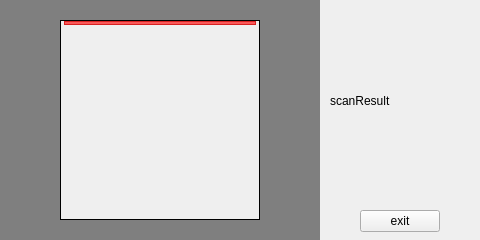
<?xml version="1.0" encoding="UTF-8"?>
<ui version="4.0">
 <class>MainWindow</class>
 <widget class="QWidget" name="MainWindow">
  <property name="windowModality">
   <enum>Qt::NonModal</enum>
  </property>
  <property name="geometry">
   <rect>
    <x>0</x>
    <y>0</y>
    <width>480</width>
    <height>240</height>
   </rect>
  </property>
  <property name="sizePolicy">
   <sizepolicy hsizetype="Fixed" vsizetype="Fixed">
    <horstretch>0</horstretch>
    <verstretch>0</verstretch>
   </sizepolicy>
  </property>
  <property name="windowTitle">
   <string>QRDecoder</string>
  </property>
  <widget class="ViewfinderWidget" name="widget" native="true">
   <property name="geometry">
    <rect>
     <x>0</x>
     <y>0</y>
     <width>320</width>
     <height>240</height>
    </rect>
   </property>
   <property name="sizePolicy">
    <sizepolicy hsizetype="Fixed" vsizetype="Fixed">
     <horstretch>0</horstretch>
     <verstretch>0</verstretch>
    </sizepolicy>
   </property>
   <widget class="QFrame" name="frame">
    <property name="geometry">
     <rect>
      <x>0</x>
      <y>0</y>
      <width>320</width>
      <height>20</height>
     </rect>
    </property>
    <property name="styleSheet">
     <string notr="true">background-color: rgba(0, 0, 0, 120);</string>
    </property>
    <property name="frameShape">
     <enum>QFrame::Box</enum>
    </property>
    <property name="frameShadow">
     <enum>QFrame::Plain</enum>
    </property>
    <property name="lineWidth">
     <number>0</number>
    </property>
   </widget>
   <widget class="QFrame" name="frame_2">
    <property name="geometry">
     <rect>
      <x>0</x>
      <y>220</y>
      <width>320</width>
      <height>20</height>
     </rect>
    </property>
    <property name="styleSheet">
     <string notr="true">background-color: rgba(0, 0, 0, 120);</string>
    </property>
    <property name="frameShape">
     <enum>QFrame::Box</enum>
    </property>
    <property name="frameShadow">
     <enum>QFrame::Plain</enum>
    </property>
    <property name="lineWidth">
     <number>0</number>
    </property>
   </widget>
   <widget class="QFrame" name="frame_3">
    <property name="geometry">
     <rect>
      <x>0</x>
      <y>20</y>
      <width>60</width>
      <height>200</height>
     </rect>
    </property>
    <property name="styleSheet">
     <string notr="true">background-color: rgba(0, 0, 0, 120);</string>
    </property>
    <property name="frameShape">
     <enum>QFrame::Box</enum>
    </property>
    <property name="frameShadow">
     <enum>QFrame::Plain</enum>
    </property>
    <property name="lineWidth">
     <number>0</number>
    </property>
   </widget>
   <widget class="QFrame" name="frame_4">
    <property name="geometry">
     <rect>
      <x>260</x>
      <y>20</y>
      <width>60</width>
      <height>200</height>
     </rect>
    </property>
    <property name="styleSheet">
     <string notr="true">background-color: rgba(0, 0, 0, 120);</string>
    </property>
    <property name="frameShape">
     <enum>QFrame::Box</enum>
    </property>
    <property name="frameShadow">
     <enum>QFrame::Plain</enum>
    </property>
    <property name="lineWidth">
     <number>0</number>
    </property>
   </widget>
   <widget class="QFrame" name="frame_5">
    <property name="geometry">
     <rect>
      <x>60</x>
      <y>20</y>
      <width>200</width>
      <height>200</height>
     </rect>
    </property>
    <property name="styleSheet">
     <string notr="true">border-color: rgb(255, 255, 255);</string>
    </property>
    <property name="frameShape">
     <enum>QFrame::Box</enum>
    </property>
    <property name="frameShadow">
     <enum>QFrame::Plain</enum>
    </property>
    <widget class="QFrame" name="frame_6">
     <property name="geometry">
      <rect>
       <x>4</x>
       <y>1</y>
       <width>192</width>
       <height>4</height>
      </rect>
     </property>
     <property name="styleSheet">
      <string notr="true">background-color: rgba(255, 0, 0, 160);</string>
     </property>
     <property name="frameShape">
      <enum>QFrame::StyledPanel</enum>
     </property>
     <property name="frameShadow">
      <enum>QFrame::Raised</enum>
     </property>
     <property name="lineWidth">
      <number>0</number>
     </property>
    </widget>
   </widget>
   <zorder>frame_5</zorder>
   <zorder>frame_3</zorder>
   <zorder>frame_4</zorder>
   <zorder>frame_2</zorder>
   <zorder>frame</zorder>
  </widget>
  <widget class="QLabel" name="scanresult">
   <property name="geometry">
    <rect>
     <x>330</x>
     <y>10</y>
     <width>141</width>
     <height>181</height>
    </rect>
   </property>
   <property name="lineWidth">
    <number>0</number>
   </property>
   <property name="text">
    <string>scanResult</string>
   </property>
   <property name="textFormat">
    <enum>Qt::PlainText</enum>
   </property>
   <property name="alignment">
    <set>Qt::AlignLeading|Qt::AlignLeft|Qt::AlignVCenter</set>
   </property>
   <property name="wordWrap">
    <bool>true</bool>
   </property>
  </widget>
  <widget class="QPushButton" name="pushButton">
   <property name="geometry">
    <rect>
     <x>360</x>
     <y>210</y>
     <width>80</width>
     <height>22</height>
    </rect>
   </property>
   <property name="text">
    <string>exit</string>
   </property>
  </widget>
 </widget>
 <layoutdefault spacing="6" margin="11"/>
 <customwidgets>
  <customwidget>
   <class>ViewfinderWidget</class>
   <extends>QWidget</extends>
   <header>viewfinderwidget.h</header>
  </customwidget>
 </customwidgets>
 <resources/>
 <connections/>
</ui>
